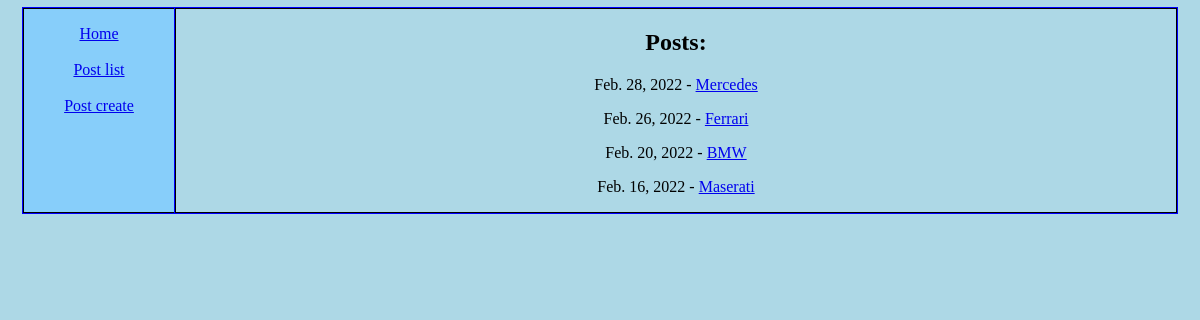
The page /blog/ on the database as committed earlier.
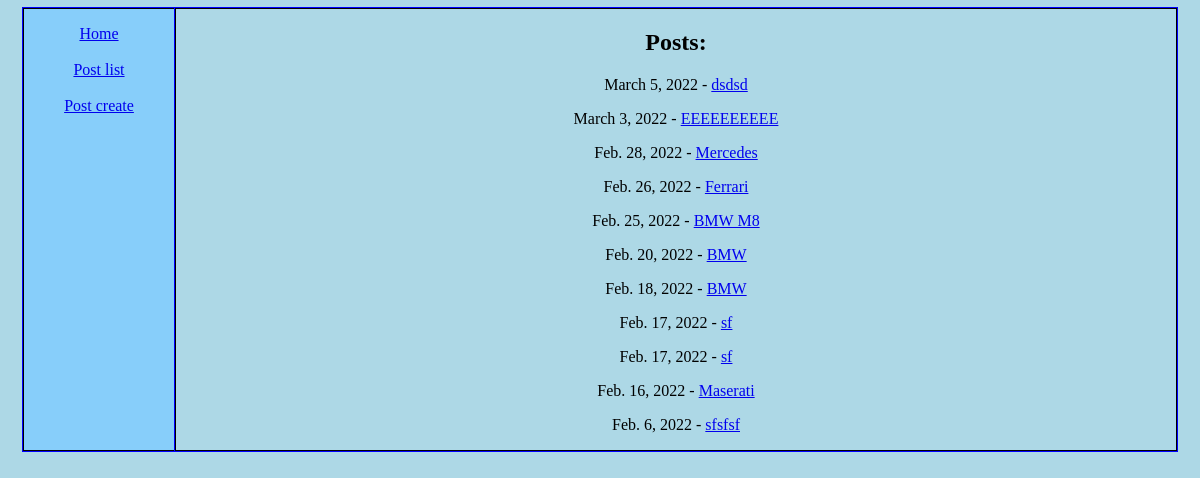
The same page on the database as committed later.
### blogposts/models.py (models this page shows)
class Blogpost(models.Model):
    class Language(models.TextChoices):
        PL = 'PL', _('Polski')
        EN = 'EN', _('English')
        DE = 'DE', _('Deutsch')
    title                   =   models.CharField(max_length=100, blank=False)
    text                    =   models.TextField(max_length=5000, blank=False)
    image                   =   models.ImageField(storage = fs)
    date_of_publication     =   models.DateField(blank=True, null=True)
    date_of_create          =   models.DateTimeField(auto_now_add=True)
    language                =   models.CharField(max_length=2, choices=Language.choices, default=Language.PL)
    def get_absolute_url(self):
        return reverse('blogposts:blogpost-detail', kwargs={'id': self.id}) #f'/show/{self.id}/'

### blogposts/views.py (the view)
# urls.py: path('', blogpost_list_view, name='blogpost-list'),
def blogpost_list_view(request):
    blogposts = Blogpost.objects.all()
    context = {
        'blogposts':  blogposts
    }
    return render(request, 'blogpost_list.html', context)

### blogposts/templates/blogpost_list.html
{% extends 'base.html' %}
{%load static %}
{%block content%}
<h1>Posts:</h1>
{% for blogpost in blogposts|dictsortreversed:"date_of_publication" %}
    <p>{{blogpost.date_of_publication}} - <a href = '{{blogpost.get_absolute_url}}'> {{ blogpost.title }}</a></p>
{%endfor%}
{%endblock%}

Rows that differ between the two databases and show on the page:
added Blogpost: date_of_publication "March 5, 2022", title "dsdsd"
added Blogpost: date_of_publication "March 3, 2022", title "EEEEEEEEEE"
added Blogpost: date_of_publication "Feb. 25, 2022", title "BMW M8"
added Blogpost: date_of_publication "Feb. 18, 2022", title "BMW"
added Blogpost: date_of_publication "Feb. 17, 2022", title "sf"
added Blogpost: date_of_publication "Feb. 17, 2022", title "sf"
added Blogpost: date_of_publication "Feb. 6, 2022", title "sfsfsf"
